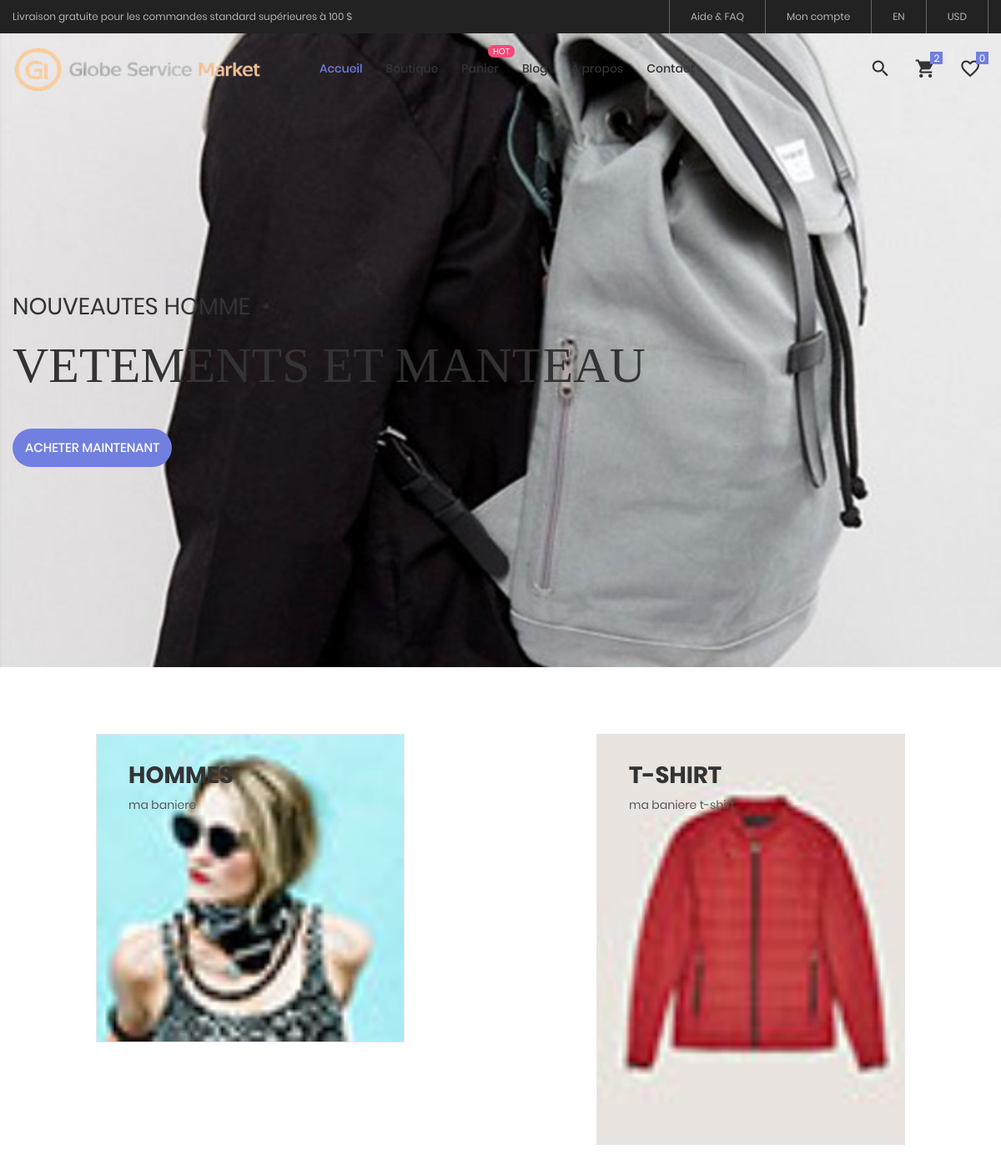
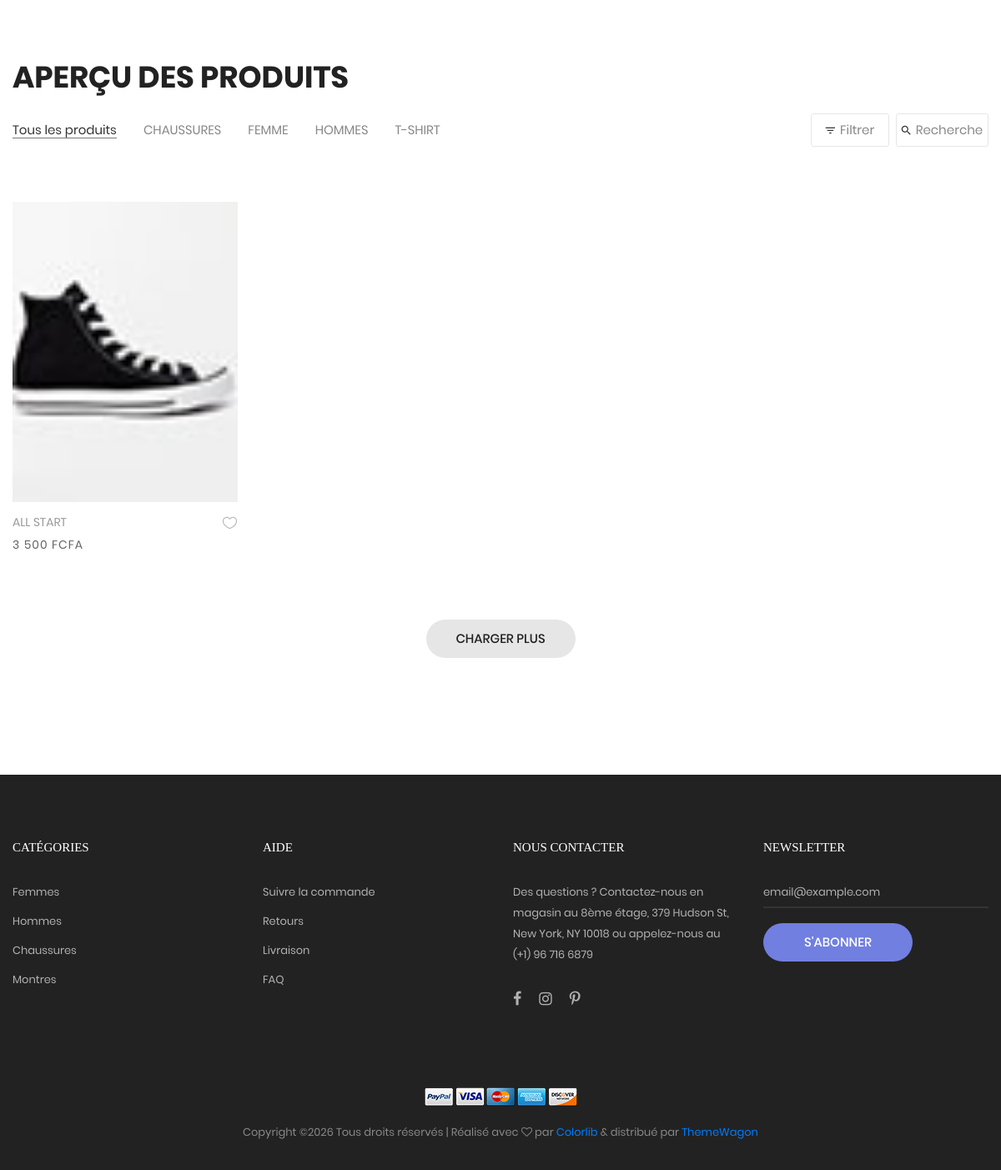
The page / on the database its author committed (2 pictures, top to bottom).
### tables this page shows
CREATE TABLE `sliders` (
  `id` int(11) NOT NULL,
  `image` varchar(255) NOT NULL,
  `sous_titre` varchar(255) DEFAULT NULL,
  `titre_principal` varchar(255) DEFAULT NULL,
  `lien_bouton` varchar(255) DEFAULT 'product.php',
  `ordre` int(11) DEFAULT 0
);

CREATE TABLE `categories` (
  `id` int(11) NOT NULL,
  `nom` varchar(100) NOT NULL,
  `filtre_isotope` varchar(50) DEFAULT NULL,
  `image_banner` varchar(255) DEFAULT NULL,
  `sous_titre_banner` varchar(255) DEFAULT NULL,
  `is_banner` tinyint(1) DEFAULT 0
);

CREATE TABLE `products` (
  `id` int(11) NOT NULL,
  `category_id` int(11) DEFAULT NULL,
  `color_id` int(11) DEFAULT NULL,
  `nom` varchar(255) NOT NULL,
  `description` text DEFAULT NULL,
  `prix` decimal(10,2) NOT NULL,
  `image` varchar(255) DEFAULT NULL,
  `taille` varchar(100) DEFAULT NULL,
  `is_new` tinyint(1) DEFAULT 0,
  `created_at` timestamp NOT NULL DEFAULT current_timestamp()
);

### index.php (the view, shortened to what this page needs)
<?php
  include 'includes/header.php';
   $categories = $pdo->query("SELECT * FROM categories ORDER BY nom ASC")->fetchAll();
 $sql = "SELECT p.*, c.filtre_isotope, col.nom as couleur_nom
        FROM products p
        LEFT JOIN categories c ON p.category_id = c.id
        LEFT JOIN colors col ON p.color_id = col.id
        ORDER BY p.id DESC";
  $products = $pdo->query($sql)->fetchAll();
?>
<?php
$sliders = $pdo->query("SELECT * FROM sliders ORDER BY ordre ASC")->fetchAll();
?>
<section class="section-slide">
    <div class="wrap-slick1">
        <div class="slick1">
            <?php foreach($sliders as $index => $slide):
                $animations = [
                    ['sub' => 'fadeInDown', 'title' => 'fadeInUp', 'btn' => 'zoomIn'],
                    ['sub' => 'rollIn', 'title' => 'lightSpeedIn', 'btn' => 'slideInUp'],
                    ['sub' => 'rotateInDownLeft', 'title' => 'rotateInUpRight', 'btn' => 'rotateIn']
                ];
                $anim = $animations[$index % 3];
            ?>
                <div class="item-slick1" style="background-image: url(images/<?php echo $slide['image']; ?>);">
                    <div class="container h-full">
                        <div class="flex-col-l-m h-full p-t-100 p-b-30 respon5">
                            <div class="layer-slick1 animated visible-false" data-appear="<?php echo $anim['sub']; ?>" data-delay="0">
                                <span class="ltext-101 cl2 respon2">
                                    <?php echo $slide['sous_titre']; ?>
                                </span>
                            </div>
                            <div class="layer-slick1 animated visible-false" data-appear="<?php echo $anim['title']; ?>" data-delay="800">
                                <h2 class="ltext-201 cl2 p-t-19 p-b-43 respon1">
                                    <?php echo $slide['titre_principal']; ?>
                                </h2>
                            </div>
                            <div class="layer-slick1 animated visible-false" data-appear="<?php echo $anim['btn']; ?>" data-delay="1600">
                                <a href="<?php echo $slide['lien_bouton']; ?>" class="flex-c-m stext-101 cl0 size-101 bg1 bor1 hov-btn1 p-lr-15 trans-04">
                                    Acheter maintenant
                                </a>
                            </div>
                        </div>
                    </div>
                </div>
            <?php endforeach; ?>
        </div>
    </div>
</section>
<?php
$stmtBanners = $pdo->query("SELECT * FROM categories WHERE is_banner = 1 LIMIT 3");
$banners = $stmtBanners->fetchAll();
?>
<div class="sec-banner bg0 p-t-80 p-b-50">
    <div class="container">
        <div class="row">
            <?php foreach($banners as $row): ?>
            <div class="col-md-6 col-xl-4 p-b-30 m-lr-auto">
                <div class="block1 wrap-pic-w">
                    <img src="images/<?php echo $row['image_banner']; ?>" alt="IMG-BANNER">
                    <a href="product.php?category=<?php echo $row['id']; ?>" class="block1-txt ab-t-l s-full flex-col-l-sb p-lr-38 p-tb-34 trans-03 respon3">
                        <div class="block1-txt-child1 flex-col-l">
                            <span class="block1-name ltext-102 trans-04 p-b-8">
                                <?php echo htmlspecialchars($row['nom']); ?>
                            </span>
                            <span class="block1-info stext-102 trans-04">
                                <?php echo htmlspecialchars($row['sous_titre_banner']); ?>
                            </span>
                        </div>
                    </a>
                </div>
            </div>
            <?php endforeach; ?>
        </div>
    </div>
</div>
	<section class="bg0 p-t-23 p-b-140">
		<div class="container">
			<div class="p-b-10">
				<h3 class="ltext-103 cl5">
					Aperçu des produits
				</h3>
			</div>
			<div class="flex-w flex-sb-m p-b-52">
				<div class="flex-w flex-l-m filter-tope-group m-tb-10">
				    <button class="stext-106 cl6 hov1 bor3 trans-04 m-r-32 m-tb-5 how-active1" data-filter="*">
				        Tous les produits
				    </button>
				    <?php foreach($categories as $cat): ?>
				        <button class="stext-106 cl6 hov1 bor3 trans-04 m-r-32 m-tb-5" data-filter="<?php echo $cat['filtre_isotope']; ?>">
				            <?php echo $cat['nom']; ?>
				        </button>
				    <?php endforeach; ?>
				</div>
				<div class="flex-w flex-c-m m-tb-10">
					<div class="flex-c-m stext-106 cl6 size-104 bor4 pointer hov-btn3 trans-04 m-r-8 m-tb-4 js-show-filter">
						 <i class="icon-filter cl2 m-r-6 fs-15 trans-04 zmdi zmdi-filter-list"></i>
							 Filtrer
					</div>
					<div class="flex-c-m stext-106 cl6 size-105 bor4 pointer hov-btn3 trans-04 m-tb-4 js-show-search">
						<i class="icon-search cl2 m-r-6 fs-15 trans-04 zmdi zmdi-search"></i>
						Recherche
					</div>
				</div>
			</div>
		<div class="row isotope-grid">
    <?php foreach($products as $p): ?>
        <?php
            $filterCat = isset($p['filtre_isotope']) ? str_replace('.', '', $p['filtre_isotope']) : '';
            $filterColor = isset($p['color_id']) ? 'color-' . $p['color_id'] : '';
        ?>
        <div class="col-sm-6 col-md-4 col-lg-3 p-b-35 isotope-item <?php echo $filterCat; ?> <?php echo $filterColor; ?>"
             data-price="<?php echo $p['prix']; ?>">
            <div class="block2">
                <div class="block2-pic hov-img0">
                    <img src="images/<?php echo htmlspecialchars($p['image']); ?>" alt="<?php echo htmlspecialchars($p['nom']); ?>">
                </div>
                <div class="block2-txt flex-w flex-t p-t-14">
                    <div class="block2-txt-child1 flex-col-l ">
                        <a href="product-detail.php?id=<?php echo $p['id']; ?>" class="stext-104 cl4 hov-cl1 trans-04 js-name-b2 p-b-6">
                            <?php echo htmlspecialchars($p['nom']); ?>
                        </a>
                        <span class="stext-105 cl3">
                            <?php echo number_format($p['prix'], 0, '.', ' '); ?> FCFA
                        </span>
                    </div>
                    <div class="block2-txt-child2 flex-r p-t-3">
                        <a href="#" class="btn-addwish-b2 dis-block pos-relative js-addwish-b2">
                            <img class="icon-heart1 dis-block trans-04" src="images/icons/icon-heart-01.png" alt="ICON">
                        </a>
                    </div>
                </div>
            </div>
        </div>
    <?php endforeach; ?>
</div>
			<div class="flex-c-m flex-w w-full p-t-45">
				<a href="#" class="flex-c-m stext-101 cl5 size-103 bg2 bor1 hov-btn1 p-lr-15 trans-04">
					Charger plus
				</a>
			</div>
		</div>
	</section>
	<footer class="bg3 p-t-75 p-b-32">
		<div class="container">
			<div class="row">
				<div class="col-sm-6 col-lg-3 p-b-50">
					<h4 class="stext-301 cl0 p-b-30">
						Catégories
					</h4>
					<ul>
						<li class="p-b-10">
							<a href="#" class="stext-107 cl7 hov-cl1 trans-04">
								Femmes
							</a>
						</li>
						<li class="p-b-10">
							<a href="#" class="stext-107 cl7 hov-cl1 trans-04">
								Hommes
							</a>
						</li>
						<li class="p-b-10">
							<a href="#" class="stext-107 cl7 hov-cl1 trans-04">
								Chaussures
							</a>
						</li>
						<li class="p-b-10">
							<a href="#" class="stext-107 cl7 hov-cl1 trans-04">
								Montres
							</a>
						</li>
					</ul>
				</div>
				<div class="col-sm-6 col-lg-3 p-b-50">
					<h4 class="stext-301 cl0 p-b-30">
						Aide
					</h4>
					<ul>
						<li class="p-b-10">
							<a href="#" class="stext-107 cl7 hov-cl1 trans-04">
								Suivre la commande
							</a>
						</li>
						<li class="p-b-10">
							<a href="#" class="stext-107 cl7 hov-cl1 trans-04">
								Retours
							</a>
						</li>
						<li class="p-b-10">
							<a href="#" class="stext-107 cl7 hov-cl1 trans-04">
								Livraison
							</a>
						</li>
						<li class="p-b-10">
							<a href="#" class="stext-107 cl7 hov-cl1 trans-04">
								FAQ
							</a>
						</li>
					</ul>
				</div>
				<div class="col-sm-6 col-lg-3 p-b-50">
					<h4 class="stext-301 cl0 p-b-30">
						NOUS CONTACTER
					</h4>
					<p class="stext-107 cl7 size-201">
						Des questions ? Contactez-nous en magasin au 8ème étage, 379 Hudson St, New York, NY 10018 ou appelez-nous au (+1) 96 716 6879
					</p>
					<div class="p-t-27">
						<a href="#" class="fs-18 cl7 hov-cl1 trans-04 m-r-16">
							<i class="fa fa-facebook"></i>
						</a>
						<a href="#" class="fs-18 cl7 hov-cl1 trans-04 m-r-16">
							<i class="fa fa-instagram"></i>
						</a>
						<a href="#" class="fs-18 cl7 hov-cl1 trans-04 m-r-16">
							<i class="fa fa-pinterest-p"></i>
						</a>
					</div>
				</div>
				<div class="col-sm-6 col-lg-3 p-b-50">
					<h4 class="stext-301 cl0 p-b-30">
						Newsletter
					</h4>
					<form>
						<div class="wrap-input1 w-full p-b-4">
							<input class="input1 bg-none plh1 stext-107 cl7" type="text" name="email" placeholder="email@example.com">
						</div>
						<div class="p-t-18">
							<button class="flex-c-m stext-101 cl0 size-103 bg1 bor1 hov-btn2 p-lr-15 trans-04">
								S'abonner
							</button>
						</div>
					</form>
				</div>
			</div>
			<div class="p-t-40">
				<div class="flex-c-m flex-w p-b-18">
					<a href="#" class="m-all-1">
						<img src="images/icons/icon-pay-01.png" alt="ICON-PAY">
					</a>
					<a href="#" class="m-all-1">
						<img src="images/icons/icon-pay-02.png" alt="ICON-PAY">
					</a>
					<a href="#" class="m-all-1">
						<img src="images/icons/icon-pay-03.png" alt="ICON-PAY">
					</a>
					<a href="#" class="m-all-1">
						<img src="images/icons/icon-pay-04.png" alt="ICON-PAY">
					</a>
					<a href="#" class="m-all-1">
						<img src="images/icons/icon-pay-05.png" alt="ICON-PAY">
					</a>
				</div>
				<p class="stext-107 cl6 txt-center">
Copyright &copy;<script>document.write(new Date().getFullYear());</script> Tous droits réservés | Réalisé avec <i class="fa fa-heart-o" aria-hidden="true"></i> par <a href="https://colorlib.com" target="_blank">Colorlib</a> &amp; distribué par <a href="https://themewagon.com" target="_blank">ThemeWagon</a>
				</p>
			</div>
		</div>
	</footer>
</body>
</html>

### includes/header.php (shortened to what this page needs)
	<!DOCTYPE html>
<html lang="en">
<head>
	<link rel="stylesheet" type="text/css" href="vendor/bootstrap/css/bootstrap.min.css">
	<link rel="stylesheet" type="text/css" href="fonts/font-awesome-4.7.0/css/font-awesome.min.css">
	<link rel="stylesheet" type="text/css" href="fonts/iconic/css/material-design-iconic-font.min.css">
	<link rel="stylesheet" type="text/css" href="fonts/linearicons-v1.0.0/icon-font.min.css">
	<link rel="stylesheet" type="text/css" href="vendor/animate/animate.css">
	<link rel="stylesheet" type="text/css" href="vendor/css-hamburgers/hamburgers.min.css">
	<link rel="stylesheet" type="text/css" href="vendor/animsition/css/animsition.min.css">
	<link rel="stylesheet" type="text/css" href="vendor/select2/select2.min.css">
	<link rel="stylesheet" type="text/css" href="vendor/daterangepicker/daterangepicker.css">
	<link rel="stylesheet" type="text/css" href="vendor/slick/slick.css">
	<link rel="stylesheet" type="text/css" href="vendor/MagnificPopup/magnific-popup.css">
	<link rel="stylesheet" type="text/css" href="vendor/perfect-scrollbar/perfect-scrollbar.css">
	<link rel="stylesheet" type="text/css" href="css/util.css">
	<link rel="stylesheet" type="text/css" href="css/main.css">
</head>
<body class="animsition">
	<header>
		<div class="container-menu-desktop">
			<div class="top-bar">
				<div class="content-topbar flex-sb-m h-full container">
					<div class="left-top-bar">
						Livraison gratuite pour les commandes standard supérieures à 100 $
					</div>
					<div class="right-top-bar flex-w h-full">
						<a href="#" class="flex-c-m trans-04 p-lr-25">
							Aide & FAQ
						</a>
						<a href="#" class="flex-c-m trans-04 p-lr-25">
							Mon compte
						</a>
						<a href="#" class="flex-c-m trans-04 p-lr-25">
							EN
						</a>
						<a href="#" class="flex-c-m trans-04 p-lr-25">
							USD
						</a>
					</div>
				</div>
			</div>
			<div class="wrap-menu-desktop">
				<nav class="limiter-menu-desktop container">
					<a href="#" class="logo">
						<img src="images/icons/logog.png" alt="IMG-LOGO">
					</a>
					<div class="menu-desktop">
						<ul class="main-menu">
							<li class="active-menu">
								<a href="index.php">Accueil</a>
							</li>
							<li>
								<a href="product.php">Boutique</a>
							</li>
							<li class="label1" data-label1="hot">
								<a href="shoping-cart.php">Panier</a>
							</li>
							<li>
								<a href="blog.php">Blog</a>
							</li>
							<li>
								<a href="about.php">À propos</a>
							</li>
							<li>
								<a href="contact.php">Contact</a>
							</li>
						</ul>
					</div>
					<div class="wrap-icon-header flex-w flex-r-m">
						<div class="icon-header-item cl2 hov-cl1 trans-04 p-l-22 p-r-11 js-show-modal-search">
							<i class="zmdi zmdi-search"></i>
						</div>
						<div class="icon-header-item cl2 hov-cl1 trans-04 p-l-22 p-r-11 icon-header-noti js-show-cart" data-notify="2">
							<i class="zmdi zmdi-shopping-cart"></i>
						</div>
						<a href="#" class="dis-block icon-header-item cl2 hov-cl1 trans-04 p-l-22 p-r-11 icon-header-noti" data-notify="0">
							<i class="zmdi zmdi-favorite-outline"></i>
						</a>
					</div>
				</nav>
			</div>
		</div>
	</header>

### rows shown on the page
sliders: image (picture), sous_titre "NOUVEAUTES HOMME", titre_principal "VETEMENTS ET MANTEAU"
categories: image_banner (picture), nom "HOMMES", sous_titre_banner "ma baniere"
categories: image_banner (picture), nom "T-SHIRT", sous_titre_banner "ma baniere t-shirt"
categories: nom "CHAUSSURES"
categories: nom "FEMME"
products: image (picture), nom "ALL START", prix "3 500"
